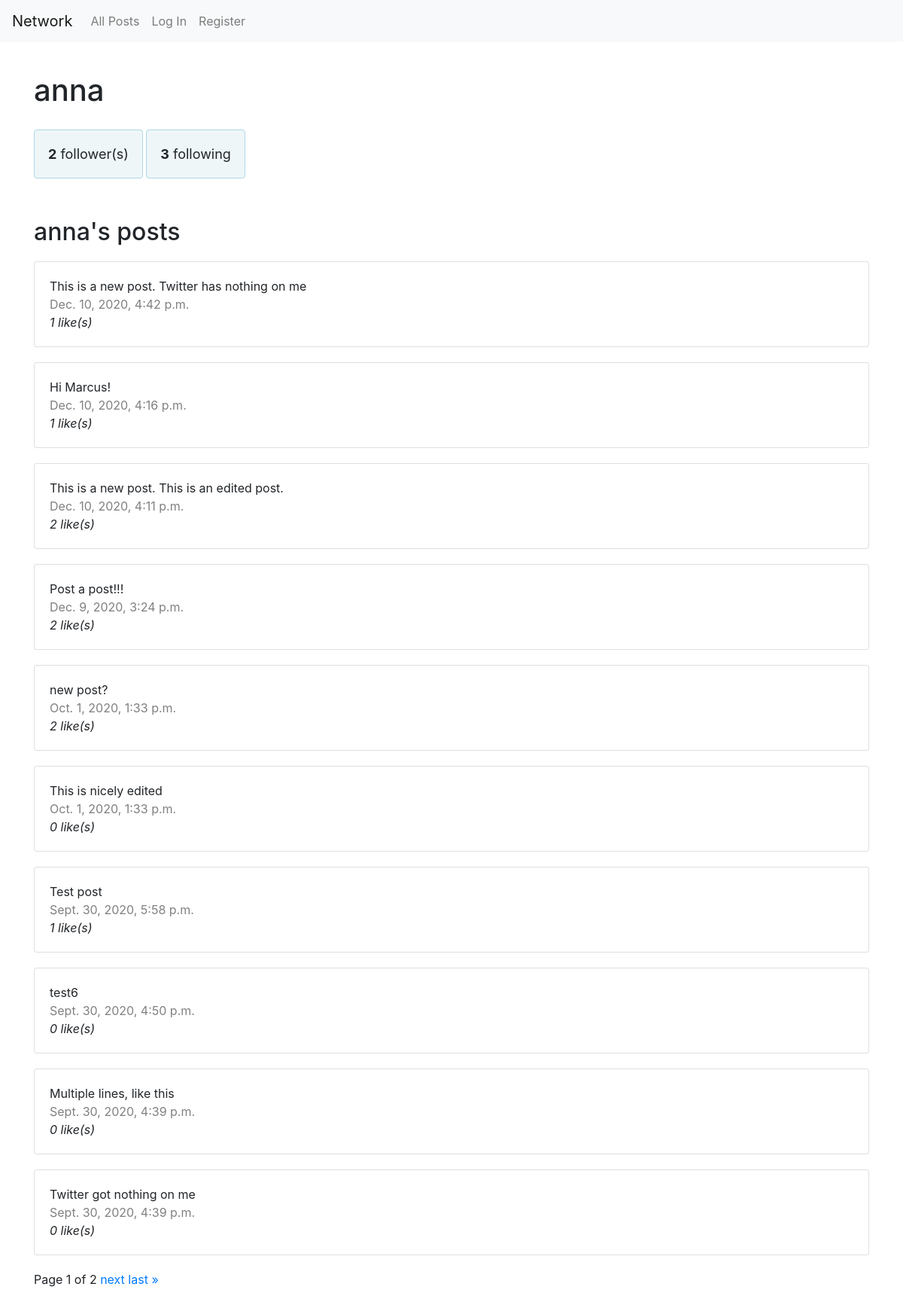
Screenshot of /user/anna with the database file from the repository.
### network/models.py (models this page shows, shortened)
class User(AbstractUser):
    likes = models.ManyToManyField("Post", blank=True, related_name="liked_post")
    followers = models.ManyToManyField("self", blank="True", symmetrical=False, related_name="following")

class Post(models.Model):
    user = models.ForeignKey(User, on_delete=models.CASCADE)
    text = models.TextField(max_length=240)
    likes = models.ManyToManyField(User, blank=True, related_name="liked_user")
    timestamp = models.DateTimeField(auto_now_add=True)

### network/views.py (the view)
# urls.py: path("user/<username>", views.profile, name="profile"),
def profile(request, username):
    user = User.objects.get(username=username)
    posts = Post.objects.filter(user=user).order_by("-timestamp")
    paginator = Paginator(posts, 10)
    page_number = request.GET.get('page')
    page_obj = paginator.get_page(page_number)
    follower_count = User.objects.all().filter(following=user.id).count()
    following_count = User.objects.all().filter(followers=user.id).count()
    return render(request, "network/profile.html", {
        "page_obj": page_obj,
        "profile": user,
        "follower_count": follower_count,
        "following_count": following_count
    })

### network/templates/network/profile.html (shortened to what this page needs)
{% extends "network/layout.html" %}
{% block body %}
<div class="name">
    <div>
        <h1>{{ profile.username }}</h1>
    </div>
</div>
<div class="row">
    <div class="container">
        <div class="follows card">
            <span id="followerCount">{{ follower_count }}</span> follower(s)
        </div>
        <div class="follows card">
            <span id="followingCount">{{ following_count }}</span> following
        </div>
    </div>
</div>
<div class="own-posts" data-id="{{ user.id }}">
    {% if request.user == profile %}
    <h2>Your posts</h2>
    {% else %}
    <h2>{{ profile.username }}'s posts</h2>
    {% endif %}
    {% for post in page_obj %}
        <div class="card" id="post-{{ post.id }}">
            <span id="text">{{ post.text }}</span>
            <span id="timestamp">{{ post.timestamp }}</span>
            <span id="likes">
                <span class="likescount" data-id="{{ post.likes.count }}"
                {% if request.user in post.likes.all %}
                data-is_liked="yes"
                {% else %}
                data-is_liked="no"
                {% endif %}>
                {{ post.likes.count }}
                </span> like(s)
            </span>
        </div>
        {% endfor %}
</div>
<div class="pagination">
    <span class="step-links">
        <span class="current">
            Page {{ page_obj.number }} of {{ page_obj.paginator.num_pages }}
        </span>
        {% if page_obj.has_next %}
            <a href="?page={{ page_obj.next_page_number }}">next</a>
            <a href="?page={{ page_obj.paginator.num_pages }}">last &raquo;</a>
        {% endif %}
    </span>
</div>
{% endblock %}

### network/static/network/styles.css (style rules this page uses)
.card { padding: 20px; margin: 20px 0; }
#timestamp { color: grey; }
.pagination { margin-bottom: 2em; }
.follows { font-size: large; border: 1px solid lightblue; background-color: rgba(224, 239, 243, 0.555); text-align: center; padding: 1em; display: inline-block; }
#followerCount, #followingCount { font-weight: bold; }
h1, h2 { margin-top: 1em; }
.name > div { display: inline-block; }
#likes { font-style: italic; }

### rows the page displays
User: username "anna"
Post: text "This is a new post. Twitter has nothing on me", timestamp "Dec. 10, 2020, 4:42 p.m.", likes.count "1"
Post: text "Hi Marcus!", timestamp "Dec. 10, 2020, 4:16 p.m.", likes.count "1"
Post: text "This is a new post. This is an edited post.", timestamp "Dec. 10, 2020, 4:11 p.m.", likes.count "2"
Post: text "Post a post!!!", timestamp "Dec. 9, 2020, 3:24 p.m.", likes.count "2"
Post: text "new post?", timestamp "Oct. 1, 2020, 1:33 p.m.", likes.count "2"
Post: text "This is nicely edited", timestamp "Oct. 1, 2020, 1:33 p.m.", likes.count "0"
Post: text "Test post", timestamp "Sept. 30, 2020, 5:58 p.m.", likes.count "1"
Post: text "test6", timestamp "Sept. 30, 2020, 4:50 p.m.", likes.count "0"
Post: text "Multiple lines, like this", timestamp "Sept. 30, 2020, 4:39 p.m.", likes.count "0"
Post: text "Twitter got nothing on me", timestamp "Sept. 30, 2020, 4:39 p.m.", likes.count "0"

### other values shown
{{ follower_count }} "2"
{{ following_count }} "3"
{{ page_obj.number }} "1"
{{ page_obj.paginator.num_pages }} "2"
